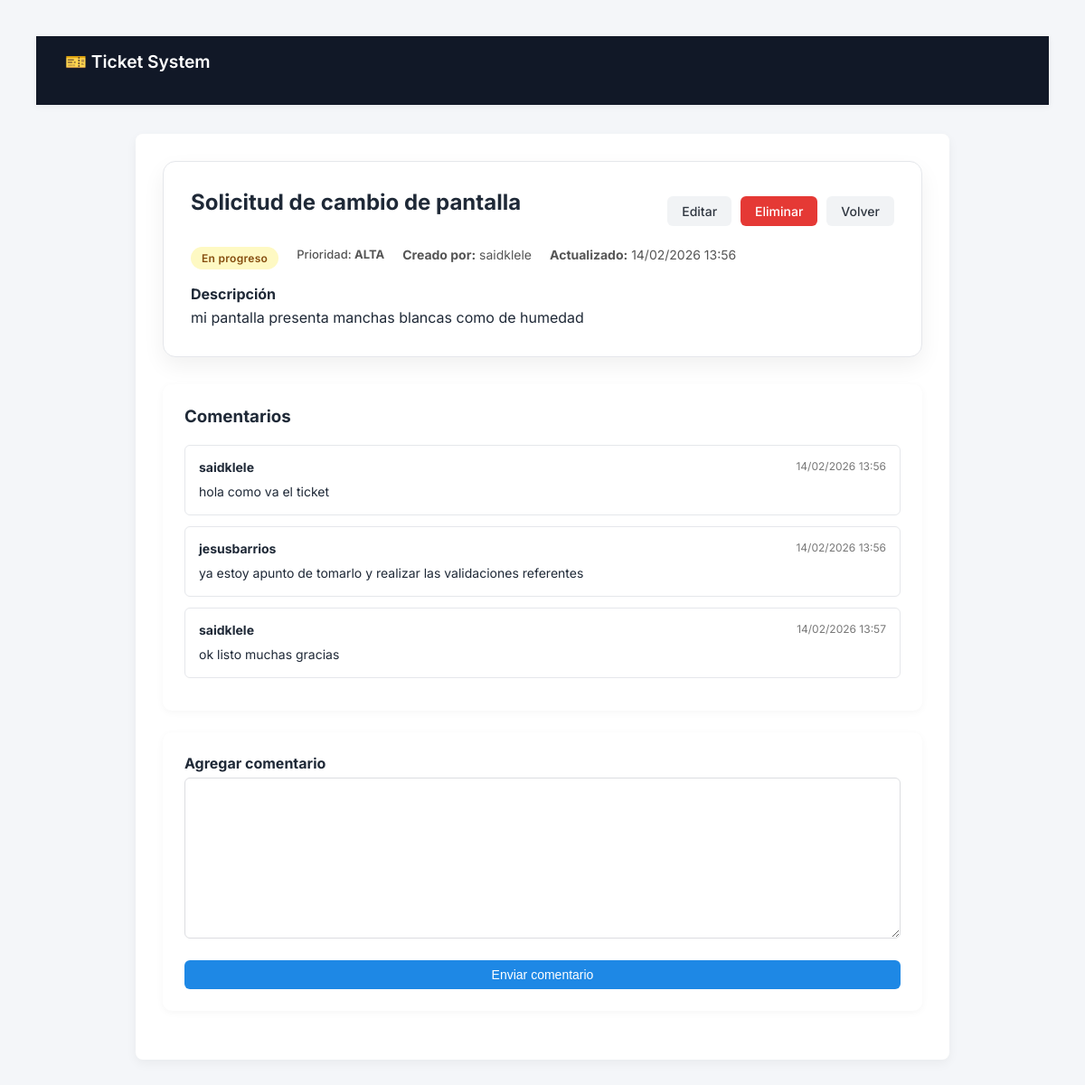
The page /10/ (signed in) on the database its author committed.
### tickets/models.py (models this page shows, shortened)
class Ticket(models.Model):
    class Estado(models.TextChoices):
        ABIERTO = 'ABIERTO', 'Abierto'
        EN_PROGRESO = 'EN_PROGRESO', 'En progreso'
        CERRADO = 'CERRADO', 'Cerrado'
    class Prioridad(models.TextChoices):
        BAJA = 'BAJA', 'Baja'
        MEDIA = 'MEDIA', 'Media'
        ALTA = 'ALTA', 'Alta'
    titulo = models.CharField(max_length=200)
    descripcion = models.TextField()
    categoria = models.CharField(max_length=100)
    prioridad = models.CharField(
        max_length=10,
        choices=Prioridad.choices,
        default=Prioridad.MEDIA
    )
    estado = models.CharField(
        max_length=20,
        choices=Estado.choices,
        default=Estado.ABIERTO
    )
    usuario = models.ForeignKey(
    User,
    on_delete=models.CASCADE,
    related_name='tickets',
    null=True,
    blank=True
    )
    created_at = models.DateTimeField(auto_now_add=True)
    updated_at = models.DateTimeField(auto_now=True)

class Comentario(models.Model):
    ticket = models.ForeignKey(
        Ticket,
        on_delete=models.CASCADE,
        related_name='comentarios'
    )
    usuario = models.ForeignKey(
        User,
        on_delete=models.CASCADE,
        related_name='comentarios'
    )
    descripcion = models.TextField()
    fecha_registro = models.DateTimeField(auto_now_add=True)
    class Meta:
        ordering = ['fecha_registro']

### tickets/views.py (the view)
# urls.py: path('<int:pk>/', views.ticket_detail, name='ticket_detail'),
@login_required
def ticket_detail(request, pk):
    ticket = get_object_or_404(Ticket, pk=pk)
    es_admin = request.user.groups.filter(name='Administrador').exists()
    if not es_admin and ticket.usuario != request.user:
        raise PermissionDenied
    if request.method == 'POST':
        form = ComentarioForm(request.POST)
        if form.is_valid():
            comentario = form.save(commit=False)
            comentario.ticket = ticket
            comentario.usuario = request.user
            comentario.save()
            return redirect('ticket_detail', pk=pk)
    else:
        form = ComentarioForm()
    comentarios = ticket.comentarios.select_related('usuario').all().order_by('fecha_registro')
    return render(request, 'tickets/ticket_detail.html', {
        'ticket': ticket,
        'comentarios': comentarios,
        'form': form,
        'es_admin': es_admin
    })

### tickets/forms.py
class ComentarioForm(forms.ModelForm):
    class Meta:
        model = Comentario
        fields = ['descripcion']

### tickets/templates/tickets/ticket_detail.html (shortened to what this page needs)
{% extends "base.html" %}
{% block content %}
<div class="container">
  <div class="ticket-detail-card">
    <div class="ticket-detail-header">
      <div>
        <h2>{{ ticket.titulo }}</h2>
      </div>
      <div class="ticket-actions">
        <a href="{% url 'ticket_update' ticket.pk %}" class="btn btn-secondary">
          Editar
        </a>
        <a href="{% url 'ticket_delete' ticket.pk %}" class="btn btn-danger">
          Eliminar
        </a>
        <a href="{% url 'ticket_list' %}" class="btn btn-secondary">
          Volver
        </a>
      </div>
    </div>
    <div class="ticket-detail-meta">
      {% if ticket.estado == "ABIERTO" %}
        <span class="badge badge-abierto">Abierto</span>
      {% elif ticket.estado == "EN_PROGRESO" %}
        <span class="badge badge-progreso">En progreso</span>
      {% else %}
        <span class="badge badge-cerrado">Cerrado</span>
      {% endif %}
      <span class="priority">
        Prioridad: <strong>{{ ticket.prioridad }}</strong>
      </span>
      <span>
        <strong>Creado por:</strong> {{ ticket.usuario.username }}
      </span>
      <span>
        <strong>Actualizado:</strong>
        {{ ticket.updated_at|date:"d/m/Y H:i" }}
      </span>
    </div>
    <div class="ticket-description">
      <h4>Descripción</h4>
      <p>{{ ticket.descripcion }}</p>
    </div>
  </div>
  <div class="card">
    <h3>Comentarios</h3>
    <div class="comments-container">
      {% for comentario in comentarios %}
        <div class="comment-card">
          <div class="comment-header">
            <strong>{{ comentario.usuario.username }}</strong>
            <span class="comment-date">
              {{ comentario.fecha_registro|date:"d/m/Y H:i" }}
            </span>
          </div>
          <div class="comment-body">
            {{ comentario.descripcion }}
          </div>
        </div>
      {% empty %}
        <p class="empty-message">
          No hay comentarios aún.
        </p>
      {% endfor %}
    </div>
  </div>
  <div class="card">
    <h4>Agregar comentario</h4>
    <form method="post" class="comment-form">
      {{ form.descripcion }}
      <button type="submit" class="btn btn-primary">
        Enviar comentario
      </button>
    </form>
  </div>
</div>
{% endblock %}

### static/css/styles.css (style rules this page uses)
* { margin: 0; padding: 0; box-sizing: border-box; }
body { font-family: -apple-system, BlinkMacSystemFont, "Segoe UI", Roboto, sans-serif; background-color: #f5f6fa; color: #2f3640; padding: 40px; }
.container { max-width: 900px; margin: auto; background: white; padding: 30px; border-radius: 8px; box-shadow: 0 4px 12px rgba(0,0,0,0.05); }
h1, h2, h3 { margin-bottom: 20px; }
a { text-decoration: none; color: #0984e3; font-weight: 500; }
button { background-color: #0984e3; color: white; border: none; padding: 8px 14px; border-radius: 6px; cursor: pointer; font-size: 14px; }
input, select, textarea { width: 100%; padding: 8px; margin: 6px 0 14px 0; border-radius: 6px; border: 1px solid #dcdde1; font-size: 14px; }
.badge { padding: 3px 8px; border-radius: 4px; font-size: 12px; font-weight: bold; color: white; }
.badge-progreso { background-color: #fdcb6e; color: #2d3436; }
.priority { font-size: 13px; font-weight: 500; }
.btn { display: inline-flex; align-items: center; justify-content: center; padding: 8px 16px; border-radius: 6px; font-size: 14px; font-weight: 500; border: none; cursor: pointer; transition: all 0.15s ease; text-decoration: none; }
.btn-primary { background-color: #1e88e5; color: white; }
.btn-secondary { background-color: #f1f3f5; color: #2f3640; }
.btn-danger { background-color: #e53935; color: white; }
.ticket-detail-card { padding: 20px; border: 1px solid #e5e7eb; border-radius: 8px; margin-bottom: 25px; background-color: #fafafa; }
.ticket-detail-header { display: flex; justify-content: space-between; align-items: center; gap: 15px; }
.ticket-actions { display: flex; gap: 10px; }
.ticket-detail-meta { margin: 15px 0; display: flex; gap: 20px; font-size: 14px; color: #555; }
.ticket-description { margin-top: 10px; line-height: 1.6; }
.comments-container { margin-top: 20px; }
.comment-card { padding: 15px; border: 1px solid #e5e7eb; border-radius: 6px; margin-bottom: 12px; background-color: white; transition: box-shadow 0.15s ease; }
.comment-header { display: flex; justify-content: space-between; margin-bottom: 8px; font-size: 14px; }
.comment-date { color: #777; font-size: 12px; }
.comment-body { font-size: 14px; line-height: 1.5; }
.comment-form { display: flex; flex-direction: column; gap: 10px; }
.comment-form textarea { min-height: 80px; }
body { font-family: 'Inter', sans-serif; background-color: #f4f6f9; color: #1f2937; }
.card { background: white; padding: 1.5rem; border-radius: 10px; box-shadow: 0 2px 8px rgba(0,0,0,0.04); margin-bottom: 1.5rem; }
.badge { padding: 0.3rem 0.7rem; border-radius: 20px; font-size: 0.75rem; font-weight: 600; }
.badge { padding: 5px 12px; border-radius: 20px; font-size: 12px; font-weight: 600; letter-spacing: 0.3px; }
.badge-progreso { background-color: #fef9c3; color: #854d0e; }
.ticket-detail-card { padding: 30px; border-radius: 14px; background: #ffffff; box-shadow: 0 10px 25px rgba(0,0,0,0.06); margin-bottom: 30px; }

### rows shown on the page
Ticket: titulo "Solicitud de cambio de pantalla", prioridad "ALTA", usuario.username "saidklele", updated_at "14/02/2026 13:56", descripcion "mi pantalla presenta manchas blancas como de humedad"
Comentario: usuario.username "saidklele", fecha_registro "14/02/2026 13:56", descripcion "hola como va el ticket"
Comentario: usuario.username "jesusbarrios", fecha_registro "14/02/2026 13:56", descripcion "ya estoy apunto de tomarlo y realizar las validaciones referentes"
Comentario: usuario.username "saidklele", fecha_registro "14/02/2026 13:57", descripcion "ok listo muchas gracias"
